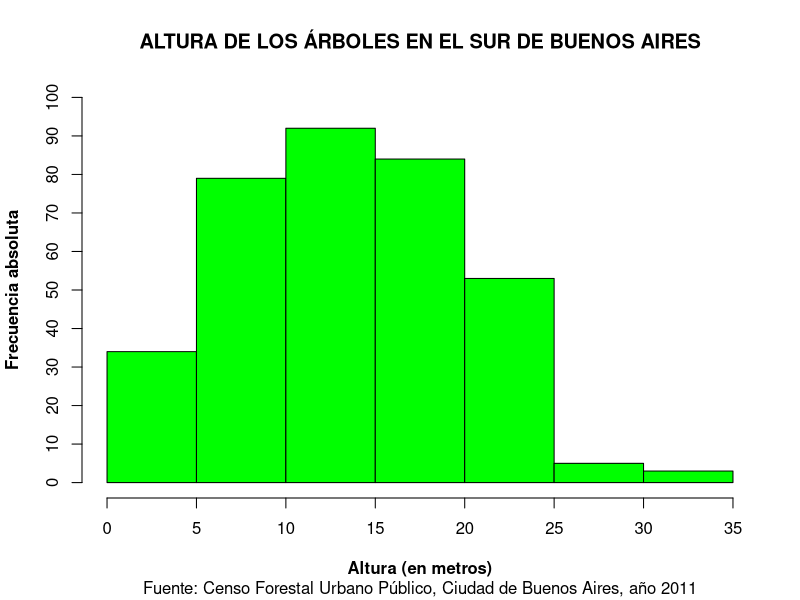
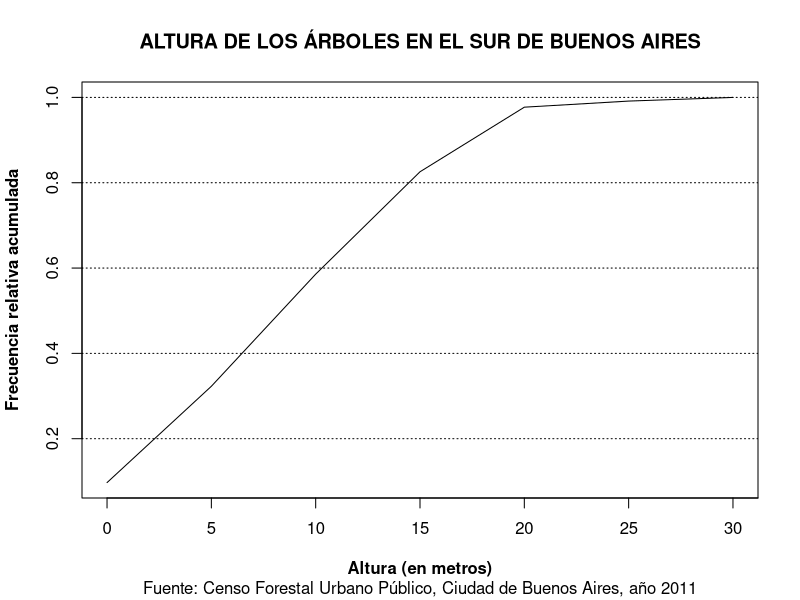
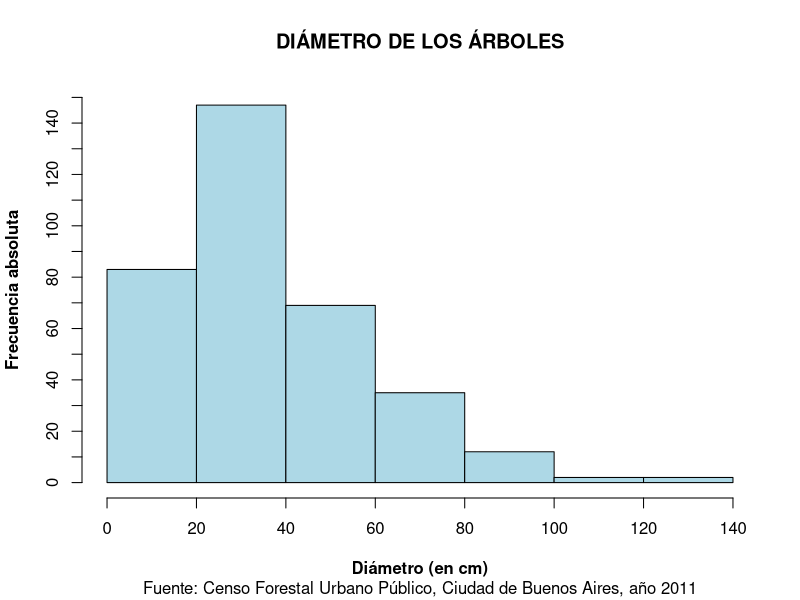
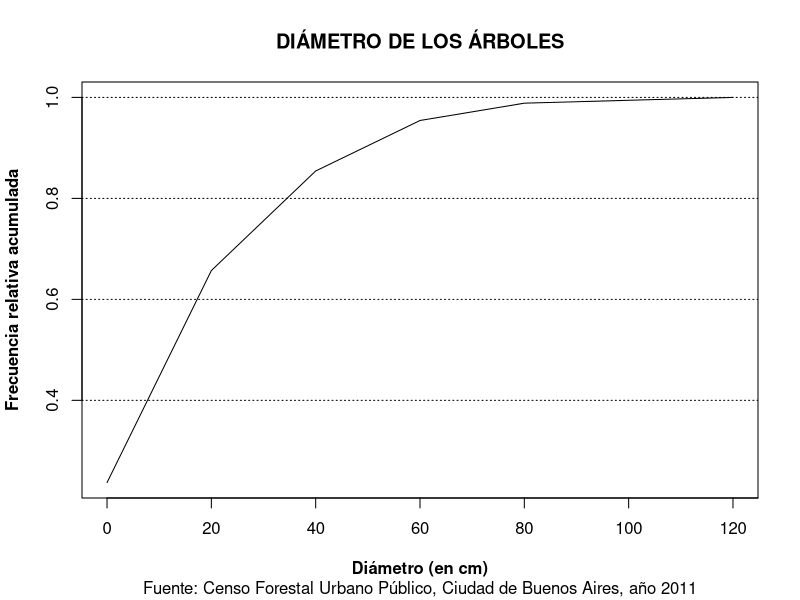

These figures' R source, in order:
# Primer variable a analizar: ALTURA

tablasAltura <- function(Altura, fuente) {
  # Tabla de frecuencias
  frecAbs <- table(cut(Altura, seq(0, 35, 5), right = "TRUE"))
  frecRel <- round(frecAbs/length(Altura), digits = 4)
  frecAbsAcum = cumsum(frecAbs)
  frecRelAcum = round(cumsum(frecAbs/length(Altura)), digits = 4)
  tabla_altura <<- cbind(frecAbs, frecRel, frecAbs, frecAbsAcum, frecRelAcum)
  
  # Histograma (FALTA MEJORAR TITULOS ETC)
  tit <- "ALTURA DE LOS ÁRBOLES EN EL SUR DE BUENOS AIRES"
  b <- seq(0, 35, 5)
  hist(Altura, main = tit, xlab = "Altura (en metros)", ylab = "Frecuencia absoluta", 
       xlim = c(0, 35), ylim = c(0, 100), sub = fuente, col = "green", 
       breaks = b, xaxt = "n", yaxt = "n", right = TRUE, font.lab = 2)
  axis(side = 1, at = b)
  axis(side = 2, at = seq(0, 100, 10))
  
  # Polígono acumulativo (FALTA QUE APAREZCA LE NRO 35 EN EL EJE X)
  plot(frecRelAcum, type = "l", main = tit, sub = fuente, xlab = "Altura (en metros)", ylab = "Frecuencia relativa acumulada", xaxt = "n", font.lab = 2)
  axis(side = 1, at = (1:8), labels = seq(0, 35, 5))
  abline(h = seq(0, 1, 0.2), lty = 3)
}

# Segunda variable a analizar: DIÁMETRO

tablasDiametro <- function(Diametro, fuente){
  
  # Tabla de frecuencias
  frecAbs <- table(cut(Diametro, seq(0, 140, 20), right = "TRUE"))
  frecRel <- round(frecAbs/length(Diametro), digits = 4)
  frecAbsAcum = cumsum(frecAbs)
  frecRelAcum = round(cumsum(frecAbs/length(Diametro)), digits = 4)
  tabla_diametro <<- cbind(frecAbs, frecRel, frecAbs, frecAbsAcum, frecRelAcum)
  
  # Histograma (FALTA MEJORAR TITULOS ETC)
  tit <- "DIÁMETRO DE LOS ÁRBOLES"
  b <- seq(0, 140, 20)
  hist(Diametro, main = tit, xlab = "Diámetro (en cm)", ylab = "Frecuencia absoluta", 
       xlim = c(0, 140), ylim = c(0, 150), sub = fuente, col = "lightblue", 
       breaks = b, xaxt = "n", yaxt = "n", right = TRUE, font.lab = 2)
  axis(side = 1, at = b)
  axis(side = 2, at = seq(0, 150, 10))
  
  # Polígono acumulativo.
  plot(frecRelAcum, type = "l", main = tit, sub = fuente, xlab = "Diámetro (en cm)", ylab = "Frecuencia relativa acumulada", xaxt = "n", font.lab = 2)
  axis(side = 1, at = (1:8), labels = seq(0, 140, 20))
  abline(h = seq(0, 1, 0.2), lty = 3)
}

# tablasEspecie <- function(Especie, fuente) {
#   frecAbs <- table(Especie)
#   barplot(frecAbs, ylim = c(0, 70), col = "green")
# }

# Variable a analizar: 

leerDatos <- function() {
  #setwd("~/TP1PyE")
  datos <- read.table(file = "base1.txt", header = TRUE, sep = "\t", 
                      col.names = c("ID", "Altura", "Diametro", "Inclinacion", "Especie", "Origen", "Brotes"))
  attach(datos)
  fuente <- "Fuente: Censo Forestal Urbano Público, Ciudad de Buenos Aires, año 2011"
  tablasAltura(Altura, fuente)
  tablasDiametro(Diametro, fuente)
  # tablasEspecie(Especie, fuente)
}

leerDatos()
